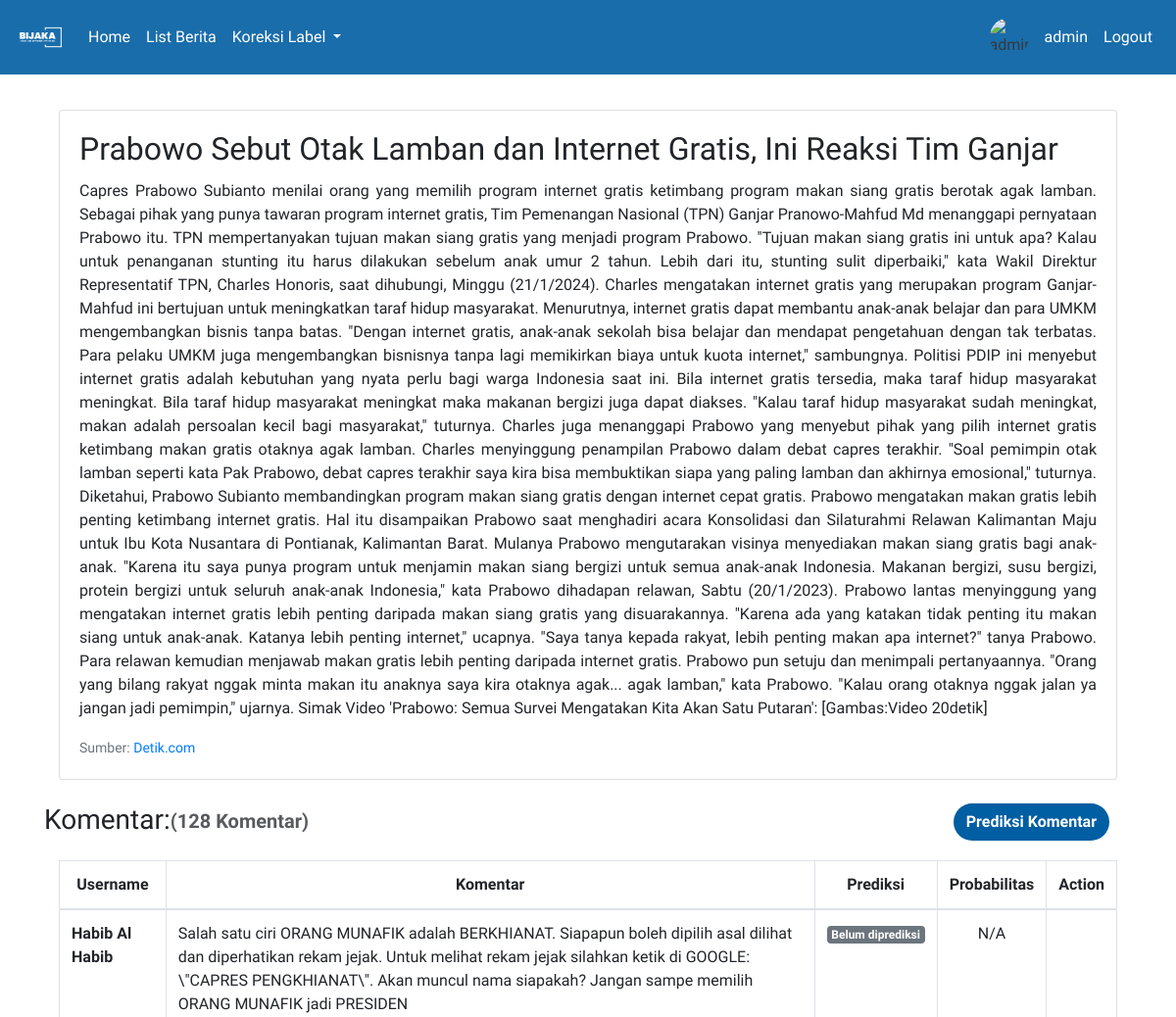
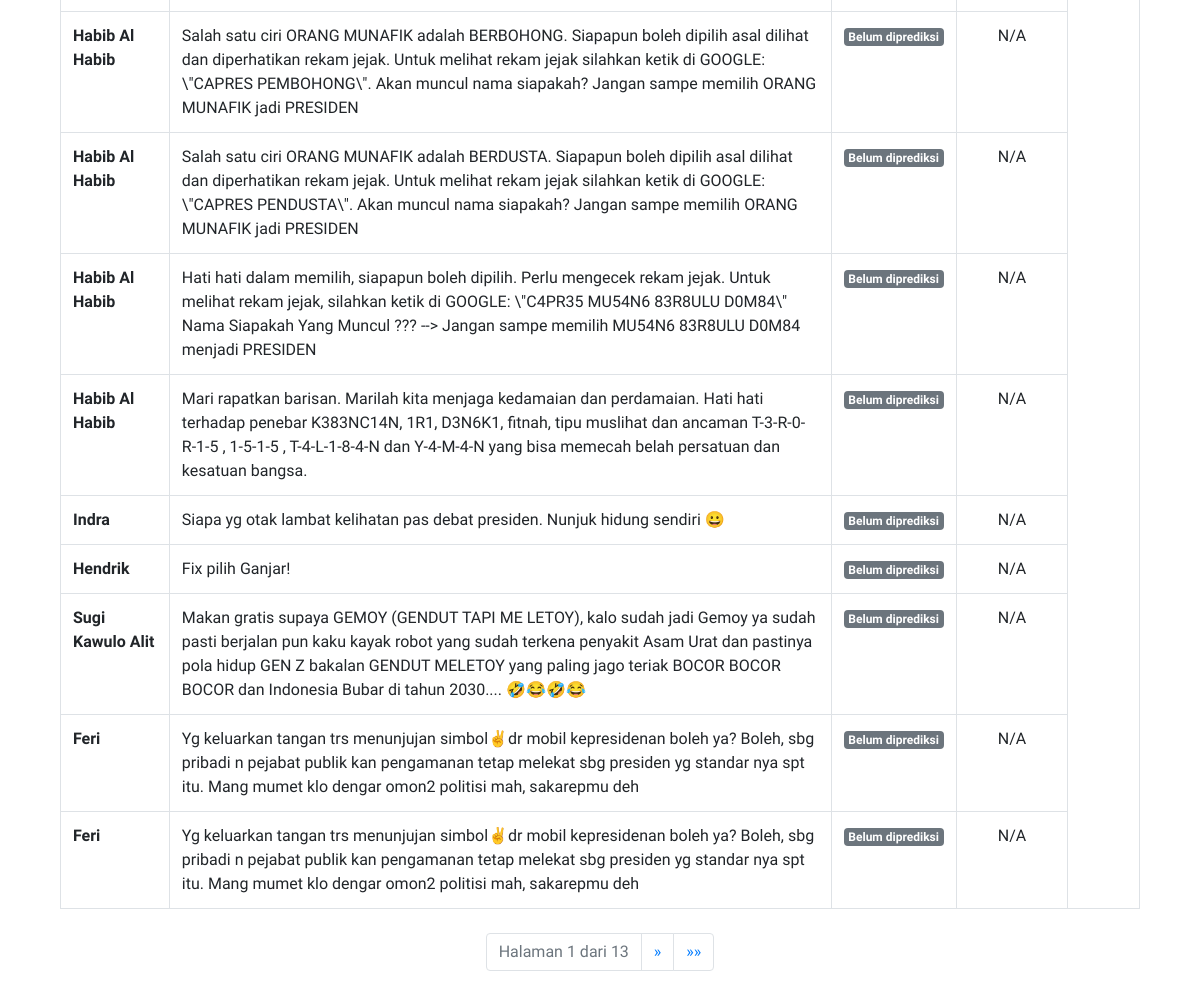
Screenshot of /detail_berita/181/ (signed in) with the database file from the repository (2 pictures, top to bottom).
### hateapp/models.py (models this page shows, shortened)
class Berita(models.Model):
    link = models.URLField()
    portal = models.CharField(max_length=50)
    judul = models.CharField(max_length=255)
    konten = models.TextField()
    jumlah_komentar = models.PositiveIntegerField()
    timestamp_scrape = models.DateTimeField(verbose_name='Timestamp Scrape')

class Komentar(models.Model):
    berita = models.ForeignKey(Berita, on_delete=models.CASCADE, related_name='komentar_set')
    penulis_komentar = models.CharField(max_length=255)
    isi_komentar = models.TextField()
    prediksi = models.CharField(max_length=10, blank=True, null=True)
    probabilitas = models.FloatField(blank=True, null=True)
    @property
    def formatted_probabilitas(self):
        if self.probabilitas is not None:
            return "{:.4%}".format(self.probabilitas)
        else:
            return "N/A"

### hateapp/views.py (the view)
# urls.py: path('detail_berita/<int:berita_id>/', views.detail_berita, name='detail_berita'),
def detail_berita(request, berita_id,):
    try:
        hasil_scrape = Berita.objects.get(id=berita_id)
        komentar_list = Komentar.objects.filter(berita=hasil_scrape)
    except Berita.DoesNotExist:
        hasil_scrape = None
        komentar_list = None
    hate_count = komentar_list.filter(prediksi='Hate').count()
    non_hate_count = komentar_list.filter(prediksi='Non-Hate').count()
    paginator = Paginator(komentar_list, 10)
    page = request.GET.get('page')
    try:
        komentar = paginator.page(page)
    except PageNotAnInteger:
        komentar = paginator.page(1)
    except EmptyPage:
        komentar = paginator.page(paginator.num_pages)
    filtered_komentar = [k for k in komentar if k.prediksi is None]
    return render(request, 'detail_berita.html', {'hasil_scrape': hasil_scrape, 'komentar': komentar, 'filtered_komentar': filtered_komentar, 'hate_count':hate_count, 'non_hate_count':non_hate_count})

### templates/detail_berita.html (shortened to what this page needs)
{% extends 'base.html' %}
{% block content %}
<div class="container mt-4">
    {% if hasil_scrape %}
    <div class="card mb-4">
        <div class="card-body">
            <h2 class="card-title">{{ hasil_scrape.judul }}</h2>
            <p class="card-text text-justify">{{ hasil_scrape.konten }}</p>
            <p class="card-text"><small class="text-muted">Sumber: <a href="{{hasil_scrape.link}}" target="_blank">{{ hasil_scrape.portal }}</a></small></p>
        </div>
    </div>
    <div class="row">
        <div class="col-md-6 d-flex">
            <div class="row">
                <h3 class="mb-4">Komentar: </h3>
                <h5 style="opacity: 75%; margin-top: 0.29em;"><strong>({{ hasil_scrape.jumlah_komentar }} Komentar)</strong></h5>
            </div>
        </div>
        {% if filtered_komentar|length == komentar|length %}
            <div class="col-md-6 d-flex justify-content-end">
                <form id="predict-form" method="post" action="{% url 'predict_comments' berita_id=hasil_scrape.id %}" style="display: inline;">
                    <button id="predict-button" type="submit" class="btn mx-2" style="border-radius: 20px; background-color: #005EA2; color: white;">
                        <span id="button-text"><strong>Prediksi Komentar</strong></span>
                    </button>
                </form>
            </div>
        {% endif %}
    </div>
    <table class="table table-bordered">
        <thead class="text-center">
            <tr>
                <th>Username</th>
                <th>Komentar</th>
                <th>Prediksi</th>
                <th>Probabilitas</th>
                <th>Action</th>
            </tr>
        </thead>
    <tbody>
        {% for komentar_instance in komentar %}
            <tr class="align-items-center">
                <td><strong>{{ komentar_instance.penulis_komentar }}</strong></td>
                <td>{{ komentar_instance.isi_komentar }}</td>
                <td class="text-center">
                    {% if komentar_instance.prediksi == 'Hate' %}
                        <span class="badge badge-danger">{{ komentar_instance.prediksi }}</span>
                    {% elif komentar_instance.prediksi == 'Non-Hate' %}
                        <span class="badge badge-primary">{{ komentar_instance.prediksi }}</span>
                    {% else %}
                        <span class="badge badge-secondary">Belum diprediksi</span>
                    {% endif %}
                </td>
                <td class="text-center">{{ komentar_instance.formatted_probabilitas }}</td>
            </tr>
        {% endfor %}
    </tbody>
</table>
    <div class="pagination mt-4 d-flex justify-content-center">
        <ul class="pagination justify-content-center">
            <li class="page-item disabled">
                <span class="page-link">
                    Halaman {{ komentar.number }} dari {{ komentar.paginator.num_pages }}
                </span>
            </li>
            {% if komentar.has_next %}
                <li class="page-item">
                    <a class="page-link" href="?page={{ komentar.next_page_number }}" aria-label="Next">
                        <span aria-hidden="true">&raquo;</span>
                    </a>
                </li>
                <li class="page-item">
                    <a class="page-link" href="?page={{ komentar.paginator.num_pages }}" aria-label="Last">
                        <span aria-hidden="true">&raquo;&raquo;</span>
                    </a>
                </li>
            {% endif %}
        </ul>
    </div>
    {% else %}
        <div class="alert alert-danger">
            Gagal mendapatkan data berita.
        </div>
    {% endif %}
</div>
{% endblock %}

### templates/base.html (shortened to what this page needs)
<!DOCTYPE html>
{% load static %}
{% load avatar_tags %}
<html lang="en">
<head>
    <link rel="stylesheet" href="static/style.css">
    <link rel="stylesheet" href="https://cdn.jsdelivr.net/npm/bootstrap@4.6.2/dist/css/bootstrap.min.css">
</head>
<body>
  <nav class="navbar navbar-expand-lg navbar-light fixed-top" style="background-color: #005EA2; opacity: 0.90">
    <a class="navbar-brand" href="#" style="color: white; display: flex; align-items: center;">
      <img src="{% static 'bijaka.png' %}" alt="Deskripsi gambar" style="width: 50px; height: 50px; object-fit: cover; border-radius: 50%;">
  </a>
    <div class="collapse navbar-collapse" id="navbarNav">
      <ul class="navbar-nav">
        <li class="nav-item">
          <a class="nav-link" href="{% url 'berita' %}" style="color: white;">Home</a>
        </li>
        <li class="nav-item">
          <a class="nav-link" href="{% url 'list_berita' %}" style="color: white;">List Berita</a>
        </li>
        <li class="nav-item dropdown">
          <a class="nav-link dropdown-toggle" style="color: white;" href="#" id="navbarDropdownMenuLink" data-toggle="dropdown" aria-haspopup="true" aria-expanded="false">
            Koreksi Label
          </a>
        </li>
      </ul>
      <ul class="navbar-nav ml-auto">
        {% if user.is_authenticated %}
            <li class="nav-item">
              <div class="d-flex align-items-center">
                <img src="{% avatar_url user 24 %}" style="width: 40px; height: 40px;" alt="{{ user.username }} Avatar" class="rounded-circle mr-2">
                <a class="nav-link" href="#" data-toggle="modal" data-target="#logoutModal" style="color: white;">
                    {{ user.username }}
                </a>
            </div>
            </li>
            <li class="nav-item">
                <a class="nav-link" href="#" data-toggle="modal" data-target="#logoutModal" style="color: white;">Logout</a>
            </li>
        {% else %}
            <li class="nav-item">
                <a class="nav-link" href="{% url 'login' %}" style="color: white;">Login</a>
            </li>
        {% endif %}
    </ul>
    </div>
</nav>
<div class="container mt-4" style="margin-top: 7em !important;">
        {% block content %}
        {% endblock %}
    </div>
</body>
</html>

### templates/base.html (style rules this page uses)
h2, h1, p, div, a { font-family: 'Plus Jakarta Sans', sans-serif; }

### rows the page displays
Berita: judul "Prabowo Sebut Otak Lamban dan Internet Gratis, Ini Reaksi Tim Ganjar", konten "Capres Prabowo Subianto menilai orang yang memilih program internet gratis ketimbang program makan siang gratis berotak agak lamban. Sebagai pihak yang punya tawaran program internet gratis, Tim Pemenangan Nasional (TPN) Ganjar Pranowo-Mahfud Md menanggapi pernyataan Prabowo itu. TPN mempertanyakan tujuan makan siang gratis yang menjadi program Prabowo. \"Tujuan makan siang gratis ini untuk apa? Kalau untuk penanganan stunting itu harus dilakukan sebelum anak umur 2 tahun. Lebih dari itu, stunting sulit diperbaiki,\" kata Wakil Direktur Representatif TPN, Charles Honoris, saat dihubungi, Minggu (21/1/2024). Charles mengatakan internet gratis yang merupakan program Ganjar-Mahfud ini bertujuan…", portal "Detik.com", jumlah_komentar "128"
Komentar: penulis_komentar "Habib Al Habib", isi_komentar "Salah satu ciri ORANG MUNAFIK adalah BERKHIANAT. Siapapun boleh dipilih asal dilihat dan diperhatikan rekam jejak. Untuk melihat rekam jejak silahkan ketik di GOOGLE: \\\"CAPRES PENGKHIANAT\\\". Akan muncul nama siapakah? Jangan sampe memilih ORANG MUNAFIK jadi PRESIDEN", shows "Belum diprediksi", formatted_probabilitas "N/A"
Komentar: penulis_komentar "Habib Al Habib", isi_komentar "Salah satu ciri ORANG MUNAFIK adalah BERBOHONG. Siapapun boleh dipilih asal dilihat dan diperhatikan rekam jejak. Untuk melihat rekam jejak silahkan ketik di GOOGLE: \\\"CAPRES PEMBOHONG\\\". Akan muncul nama siapakah? Jangan sampe memilih ORANG MUNAFIK jadi PRESIDEN", shows "Belum diprediksi", formatted_probabilitas "N/A"
Komentar: penulis_komentar "Habib Al Habib", isi_komentar "Salah satu ciri ORANG MUNAFIK adalah BERDUSTA. Siapapun boleh dipilih asal dilihat dan diperhatikan rekam jejak. Untuk melihat rekam jejak silahkan ketik di GOOGLE: \\\"CAPRES PENDUSTA\\\". Akan muncul nama siapakah? Jangan sampe memilih ORANG MUNAFIK jadi PRESIDEN", shows "Belum diprediksi", formatted_probabilitas "N/A"
Komentar: penulis_komentar "Habib Al Habib", isi_komentar "Hati hati dalam memilih, siapapun boleh dipilih. Perlu mengecek rekam jejak. Untuk melihat rekam jejak, silahkan ketik di GOOGLE: \\\"C4PR35 MU54N6 83R8ULU D0M84\\\" Nama Siapakah Yang Muncul ??? --> Jangan sampe memilih MU54N6 83R8ULU D0M84 menjadi PRESIDEN", shows "Belum diprediksi", formatted_probabilitas "N/A"
Komentar: penulis_komentar "Habib Al Habib", isi_komentar "Mari rapatkan barisan. Marilah kita menjaga kedamaian dan perdamaian. Hati hati terhadap penebar K383NC14N, 1R1, D3N6K1, fitnah, tipu muslihat dan ancaman T-3-R-0-R-1-5 , 1-5-1-5 , T-4-L-1-8-4-N dan Y-4-M-4-N yang bisa memecah belah persatuan dan kesatuan bangsa.", shows "Belum diprediksi", formatted_probabilitas "N/A"
Komentar: penulis_komentar "Indra", isi_komentar "Siapa yg otak lambat kelihatan pas debat presiden. Nunjuk hidung sendiri 😀", shows "Belum diprediksi", formatted_probabilitas "N/A"
Komentar: penulis_komentar "Hendrik", isi_komentar "Fix pilih Ganjar!", shows "Belum diprediksi", formatted_probabilitas "N/A"
Komentar: penulis_komentar "Sugi Kawulo Alit", isi_komentar "Makan gratis supaya GEMOY (GENDUT TAPI ME LETOY), kalo sudah jadi Gemoy ya sudah pasti berjalan pun kaku kayak robot yang sudah terkena penyakit Asam Urat dan pastinya pola hidup GEN Z bakalan GENDUT MELETOY yang paling jago teriak BOCOR BOCOR BOCOR dan Indonesia Bubar di tahun 2030.... 🤣😂🤣😂", shows "Belum diprediksi", formatted_probabilitas "N/A"
Komentar: penulis_komentar "Feri", isi_komentar "Yg keluarkan tangan trs menunjujan simbol✌dr mobil kepresidenan boleh ya? Boleh, sbg pribadi n pejabat publik kan pengamanan tetap melekat sbg presiden yg standar nya spt itu. Mang mumet klo dengar omon2 politisi mah, sakarepmu deh", shows "Belum diprediksi", formatted_probabilitas "N/A"
Komentar: penulis_komentar "Feri", isi_komentar "Yg keluarkan tangan trs menunjujan simbol✌dr mobil kepresidenan boleh ya? Boleh, sbg pribadi n pejabat publik kan pengamanan tetap melekat sbg presiden yg standar nya spt itu. Mang mumet klo dengar omon2 politisi mah, sakarepmu deh", shows "Belum diprediksi", formatted_probabilitas "N/A"

### other values shown
{{ user.username }} "admin"
{{ komentar.number }} "1"
{{ komentar.paginator.num_pages }} "13"
